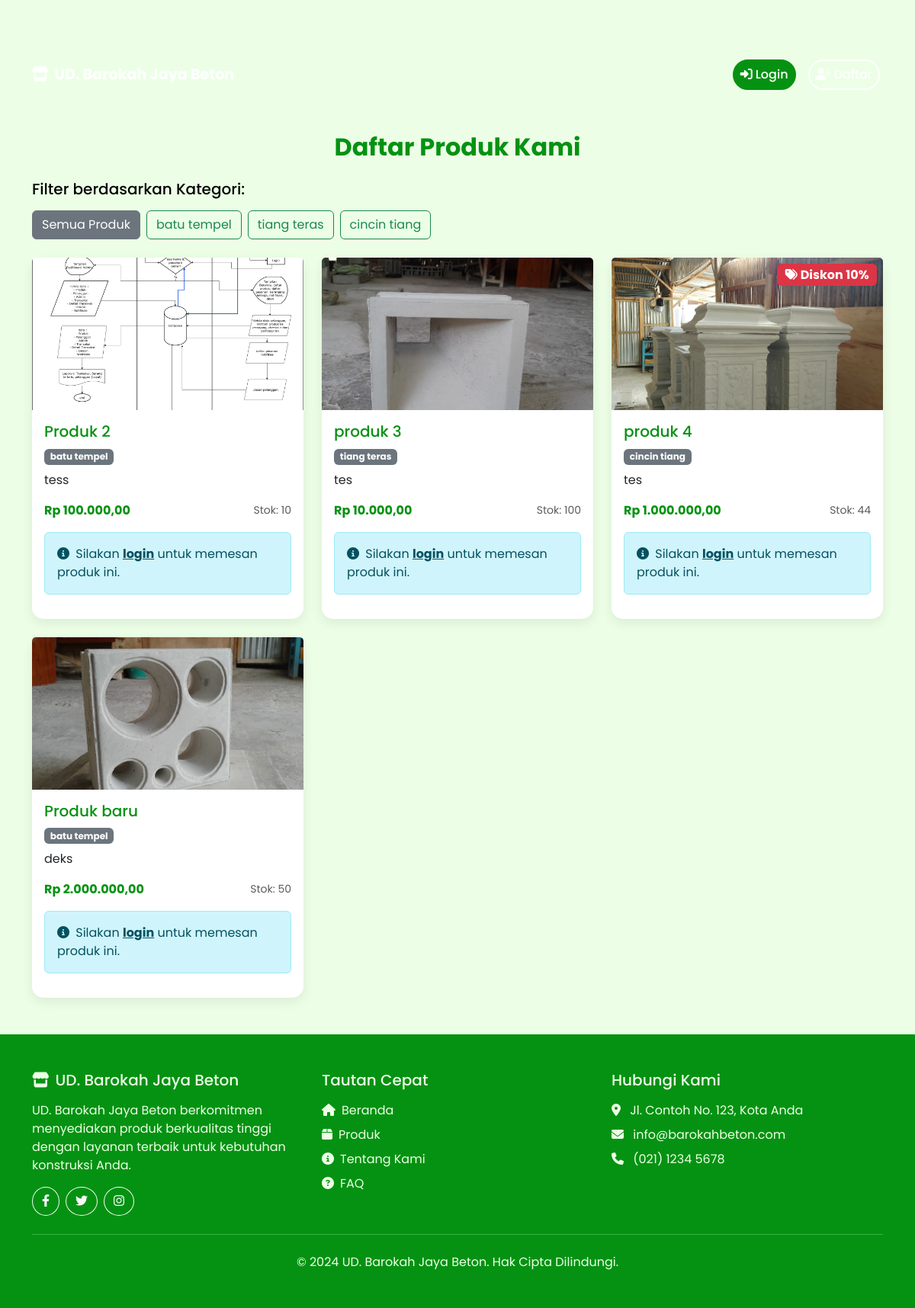
Screenshot of /produk/public/ with the database file from the repository.
### admin_dashboard/models.py (models this page shows, shortened)
class Kategori(models.Model):
    nama_kategori = models.CharField(max_length=255, verbose_name="Nama Kategori")
    class Meta:
        verbose_name_plural = "Kategori"
        db_table = 'kategori'

class Produk(models.Model):
    nama_produk = models.CharField(max_length=255, verbose_name="Nama Produk")
    deskripsi_produk = models.TextField(verbose_name="Deskripsi Produk")
    foto_produk = models.ImageField(upload_to='produk_images/', verbose_name="Foto Produk")
    stok_produk = models.IntegerField(verbose_name="Stok Produk")
    harga_produk = models.DecimalField(max_digits=10, decimal_places=2, verbose_name="Harga Produk")
    kategori = models.ForeignKey(Kategori, on_delete=models.SET_NULL, blank=True, null=True, verbose_name="Kategori")
    class Meta:
        verbose_name_plural = "Produk"
        db_table = 'produk'

class DiskonPelanggan(models.Model):
    pelanggan = models.ForeignKey(Pelanggan, on_delete=models.CASCADE, verbose_name="Pelanggan")
    produk = models.ForeignKey(Produk, on_delete=models.CASCADE, verbose_name="Produk", null=True, blank=True)
    persen_diskon = models.IntegerField(verbose_name="Persen Diskon")
    status = models.CharField(
        max_length=50,
        choices=STATUS_DISKON_CHOICES,
        default='aktif',
        verbose_name="Status"
    )
    pesan = models.TextField(verbose_name="Pesan", null=True, blank=True)
    tanggal_dibuat = models.DateTimeField(auto_now_add=True, verbose_name="Tanggal Dibuat")
    class Meta:
        verbose_name_plural = "Diskon Pelanggan"
        db_table = 'diskon_pelanggan'

### admin_dashboard/views.py (the view)
# urls.py: path('produk/public/', views.produk_list_public, name='produk_list_public'),
def produk_list_public(request):
    kategori_list = Kategori.objects.all()
    kategori_id = request.GET.get('kategori')
    if kategori_id:
        produk = Produk.objects.filter(kategori_id=kategori_id)
    else:
        produk = Produk.objects.all()
    for p in produk:
        diskon_produk = DiskonPelanggan.objects.filter(
            produk=p,
            status='aktif'
        ).first()
        if not diskon_produk:
            diskon_produk = DiskonPelanggan.objects.filter(
                produk__isnull=True,  # General discount
                status='aktif'
            ).first()
        p.diskon_aktif = diskon_produk
    context = {
        'produk': produk,
        'kategori_list': kategori_list,
        'kategori_terpilih': kategori_id
    }
    return render(request, 'product_list_public.html', context)

### templates/product_list_public.html (shortened to what this page needs)
{% load static %}
{% load humanize %}
<!DOCTYPE html>
<html lang="en">
<head>
    <link href="https://cdn.jsdelivr.net/npm/bootstrap@5.3.0/dist/css/bootstrap.min.css" rel="stylesheet">
    <link rel="stylesheet" href="https://cdnjs.cloudflare.com/ajax/libs/font-awesome/6.4.0/css/all.min.css">
</head>
<body>
    {% include 'navbar_public.html' %}
    <section class="container my-5">
        <div class="row">
            <div class="col-12">
                <h2 class="mb-4 text-center fw-bold" style="color: #059212;">Daftar Produk Kami</h2>
                <div class="mb-4">
                    <h5 class="mb-3">Filter berdasarkan Kategori:</h5>
                    <div class="d-flex flex-wrap gap-2">
                        <a href="{% url 'produk_list_public' %}" class="btn btn-outline-secondary {% if not kategori_terpilih %}active{% endif %}">
                            Semua Produk
                        </a>
                        {% for kategori in kategori_list %}
                            <a href="?kategori={{ kategori.id }}" class="btn btn-outline-success {% if kategori.id|stringformat:'s' == kategori_terpilih %}active{% endif %}">
                                {{ kategori.nama_kategori }}
                            </a>
                        {% endfor %}
                    </div>
                </div>
            </div>
        </div>
        <div class="row g-4">
            {% for p in produk %}
            <div class="col-md-4 col-sm-6">
                <div class="card card-custom h-100 position-relative">
                    {% if p.diskon_aktif %}
                    <div class="position-absolute top-0 end-0 m-2">
                        <span class="badge bg-danger fs-6">
                            <i class="fas fa-tags me-1"></i>Diskon {{ p.diskon_aktif.persen_diskon }}%
                        </span>
                    </div>
                    {% endif %}
                    <img src="{{ p.foto_produk.url }}" class="card-img-top" alt="{{ p.nama_produk }}" style="height: 200px; object-fit: cover;">
                    <div class="card-body">
                        <h5 class="card-title product-title">{{ p.nama_produk }}</h5>
                        {% if p.kategori %}
                            <span class="badge bg-secondary mb-2">{{ p.kategori.nama_kategori }}</span>
                        {% endif %}
                        <p class="card-text product-description">{{ p.deskripsi_produk|truncatewords:20 }}</p>
                        <div class="d-flex justify-content-between align-items-center mb-3">
                            <span class="fw-bold product-price">Rp {{ p.harga_produk|intcomma }}</span>
                            <small class="text-muted">Stok: {{ p.stok_produk|intcomma }}</small>
                        </div>
                        <div class="alert alert-info" role="alert">
                            <i class="fas fa-info-circle me-1"></i>
                            Silakan <a href="{% url 'login_pelanggan' %}" class="alert-link">login</a> untuk memesan produk ini.
                        </div>
                    </div>
                </div>
            </div>
            {% endfor %}
        </div>
    </section>
    {% include 'footer.html' %}
</body>
</html>

### templates/product_list_public.html (style rules this page uses)
body { font-family: 'Poppins', sans-serif; background-color: #ECFFE6; padding-top: 70px; color: #000000; }
.card-custom { border-radius: 15px; border: none; box-shadow: 0 5px 15px rgba(0, 0, 0, 0.08); transition: transform 0.3s ease, box-shadow 0.3s ease; background-color: #FFFFFF; }
.product-title { color: #059212; }
.product-price { color: #059212; }

### rows the page displays
Kategori: nama_kategori "batu tempel"
Kategori: nama_kategori "tiang teras"
Kategori: nama_kategori "cincin tiang"
Produk: foto_produk (picture), nama_produk "Produk 2", kategori.nama_kategori "batu tempel", deskripsi_produk "tess", harga_produk "100.000,00", stok_produk "10"
Produk: foto_produk (picture), nama_produk "produk 3", kategori.nama_kategori "tiang teras", deskripsi_produk "tes", harga_produk "10.000,00", stok_produk "100"
Produk: diskon_aktif.persen_diskon "10", foto_produk (picture), nama_produk "produk 4", kategori.nama_kategori "cincin tiang", deskripsi_produk "tes", harga_produk "1.000.000,00", stok_produk "44"
Produk: foto_produk (picture), nama_produk "Produk baru", kategori.nama_kategori "batu tempel", deskripsi_produk "deks", harga_produk "2.000.000,00", stok_produk "50"
